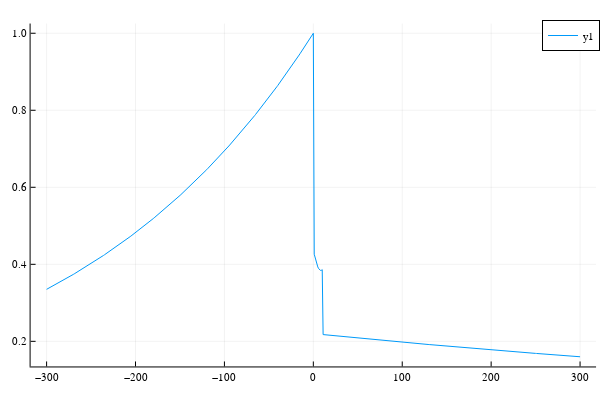

The cell this chart's notebook holds for it:
### Code cell
plot(xGrid,abs.(HfArr))

### Figure 1 — Plotly figure (JSON) as saved in the notebook; plotly's stock layout.template omitted (floating-point values rounded to 4 significant figures; data arrays with more than 128 entries replaced by an {"elided": "..."} marker saying what was removed)
{"data": [{"colorbar": {"len": 0.9525, "title": {"text": ""}, "x": 0.9934, "y": 0.5139}, "legendgroup": "y1", "line": {"color": "rgba(0, 154, 250, 1.000)", "dash": "solid", "shape": "linear", "width": 1}, "mode": "lines", "name": "y1", "showlegend": true, "type": "scatter", "x": {"elided": "601 int values"}, "xaxis": "x", "y": {"elided": "601 float values"}, "yaxis": "y"}], "layout": {"annotations": [], "height": 400, "legend": {"bgcolor": "rgba(255, 255, 255, 1.000)", "bordercolor": "rgba(0, 0, 0, 1)", "borderwidth": 1, "font": {"color": "rgba(0, 0, 0, 1)", "family": "sans-serif", "size": 11}, "title": {"font": {"color": "rgba(0, 0, 0, 1)", "family": "sans-serif", "size": 15}, "text": ""}, "tracegroupgap": 0, "traceorder": "normal", "x": 1, "xanchor": "auto", "y": 1, "yanchor": "auto"}, "margin": {"b": 20, "l": 0, "r": 0, "t": 20}, "paper_bgcolor": "rgba(255, 255, 255, 1.000)", "plot_bgcolor": "rgba(255, 255, 255, 1.000)", "showlegend": true, "width": 600, "xaxis": {"anchor": "y", "domain": [0.05101, 0.9934], "gridcolor": "rgba(0, 0, 0, 0.1)", "gridwidth": 0.5, "linecolor": "rgba(0, 0, 0, 1)", "mirror": false, "range": [-318, 318], "showgrid": true, "showline": true, "showticklabels": true, "tickangle": 0, "tickcolor": "rgb(0, 0, 0)", "tickfont": {"color": "rgba(0, 0, 0, 1)", "family": "sans-serif", "size": 11}, "tickmode": "array", "ticks": "inside", "ticktext": ["−300", "−200", "−100", "0", "100", "200", "300"], "tickvals": [-300, -200, -100, 0, 100, 200, 300], "title": {"font": {"color": "rgba(0, 0, 0, 1)", "family": "sans-serif", "size": 15}, "text": ""}, "type": "linear", "visible": true, "zeroline": false, "zerolinecolor": "rgba(0, 0, 0, 1)"}, "yaxis": {"anchor": "x", "domain": [0.03762, 0.9902], "gridcolor": "rgba(0, 0, 0, 0.1)", "gridwidth": 0.5, "linecolor": "rgba(0, 0, 0, 1)", "mirror": false, "range": [0.1348, 1.025], "showgrid": true, "showline": true, "showticklabels": true, "tickangle": 0, "tickcolor": "rgb(0, 0, 0)", "tickfont": {"color": "rgba(0, 0, 0, 1)", "family": "sans-serif", "size": 11}, "tickmode": "array", "ticks": "inside", "ticktext": ["0.2", "0.4", "0.6", "0.8", "1.0"], "tickvals": [0.2, 0.4, 0.6, 0.8, 1], "title": {"font": {"color": "rgba(0, 0, 0, 1)", "family": "sans-serif", "size": 15}, "text": ""}, "type": "linear", "visible": true, "zeroline": false, "zerolinecolor": "rgba(0, 0, 0, 1)"}}}
